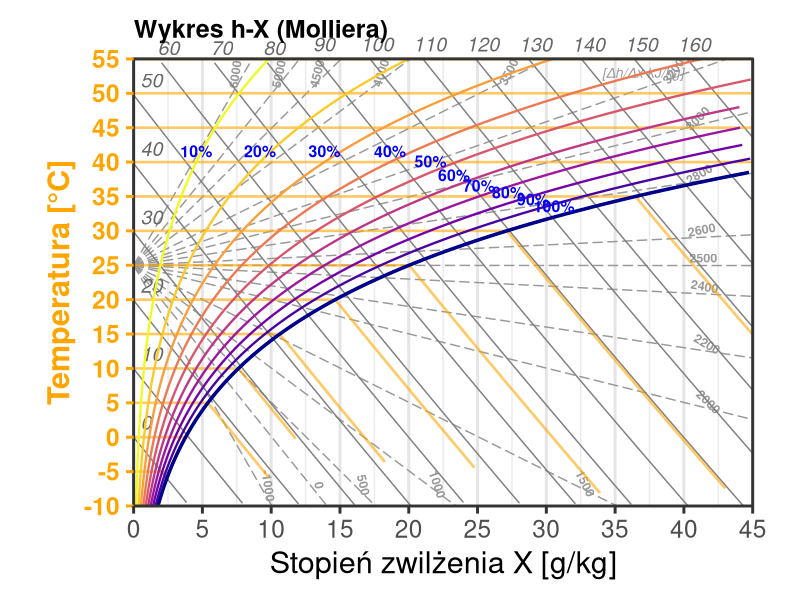
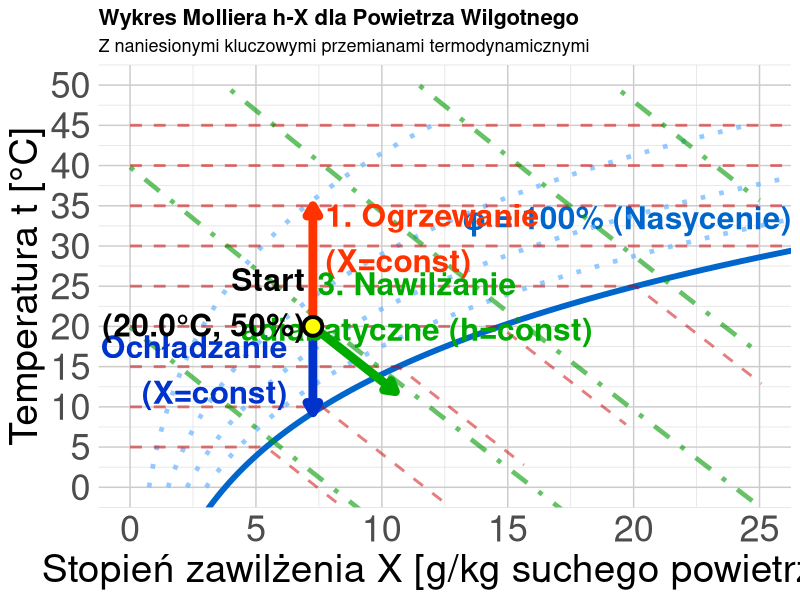

Generate these figures, in order, with R:
## ---- chunk 1
#| label: ix-diagram-all
#| echo: false
#| fig-align: center
#| fig-width: 14        # Duża szerokość "źródłowa" (w calach)
#| fig-height: 8        # Duża wysokość "źródłowa"
#| out-width: "100%"    # Rozciągnij do granic kontenera

library(ggplot2)
library(dplyr)

# --- 1. KONFIGURACJA I STAŁE ---
CONSTANTS <- list(
    p_atm = 1013.25,
    cp_dry = 1.005,
    cp_vap = 1.86,
    r_0 = 2501.0
)

# --- 2. FUNKCJE FIZYCZNE ---
get_psat <- function(t) {
    6.112 * exp((17.62 * t) / (243.12 + t))
}

get_x_from_rh <- function(t, rh, p = CONSTANTS$p_atm) {
    ps <- get_psat(t)
    pv <- rh * ps
    if (any(pv >= p)) {
        return(NA)
    }
    0.622 * pv / (p - pv)
}

get_t_from_h_x <- function(h, x_kg) {
    (h - x_kg * CONSTANTS$r_0) / (CONSTANTS$cp_dry + x_kg * CONSTANTS$cp_vap)
}

# --- 3. PRZYGOTOWANIE DANYCH ---
generate_mollier_data <- function() {
    x_max_g <- 45
    t_min <- -10
    t_max <- 55 # Górna granica wykresu

    # A. Krzywe wilgotności (RH)
    t_seq <- seq(t_min, t_max, by = 0.5)
    rh_levels <- c(0.1, 0.2, 0.3, 0.4, 0.5, 0.6, 0.7, 0.8, 0.9, 1.0)

    df_rh <- expand.grid(t = t_seq, rh = rh_levels) %>%
        mutate(
            x_kg = get_x_from_rh(t, rh),
            x_g = x_kg * 1000
        ) %>%
        filter(!is.na(x_kg), x_g <= x_max_g)

    # B. Linie Entalpii (Izentalpy)
    h_levels <- seq(0, 160, by = 10)
    x_seq_h <- seq(0, x_max_g, length.out = 200)

    df_h <- expand.grid(h_val = h_levels, x_g = x_seq_h) %>%
        mutate(
            x_kg = x_g / 1000,
            t = get_t_from_h_x(h_val, x_kg)
        ) %>%
        filter(t >= t_min, t <= t_max)

    # C. Przygotowanie etykiet entalpii
    h_labels <- df_h %>%
        group_by(h_val) %>%
        filter(x_g == max(x_g) | t == max(t)) %>%
        slice(1) %>%
        mutate(
            label_pos = ifelse(t >= t_max - 1, "top", "right")
        )

    # D. Izotermy (z załamaniem w punkcie nasycenia)
    t_iso_levels <- seq(-10, 55, by = 5)
    df_iso_list <- lapply(t_iso_levels, function(temp) {
        # 1. Punkt nasycenia
        x_sat_kg <- get_x_from_rh(temp, 1.0)
        # Jeśli NA (poza wykresem), to cała linia jest w obszarze pary przegrzanej lub mgły (teoretycznie)
        if (is.na(x_sat_kg)) x_sat_kg <- 100 # Duża wartość
        x_sat_g <- x_sat_kg * 1000

        # Segment 1: Przegrzana (poziomy)
        s1_x_max <- min(x_sat_g, x_max_g)
        seg1 <- data.frame(
            x_g = seq(0, s1_x_max, length.out = 10),
            t = temp,
            group = paste0("t", temp, "_dry")
        )

        # Jeśli saturacja jest poza wykresem, zwracamy tylko segment 1
        if (x_sat_g >= x_max_g) return(seg1)

        # Segment 2: Mgła (spadek wzdłuż izentalpy)
        # Obliczamy entalpię w punkcie nasycenia (h_sat)
        h_sat <- CONSTANTS$cp_dry * temp + x_sat_kg * (CONSTANTS$r_0 + CONSTANTS$cp_vap * temp)

        # Zakres x we mgle
        x_fog_g <- seq(x_sat_g, x_max_g, length.out = 10)
        x_fog_kg <- x_fog_g / 1000

        # Temperatura we mgle (dla h = const)
        # h = t * (cp_dry + x * cp_vap) + x * r0  => t = (h - x*r0) / (cp_dry + x*cp_vap)
        t_fog <- (h_sat - x_fog_kg * CONSTANTS$r_0) / (CONSTANTS$cp_dry + x_fog_kg * CONSTANTS$cp_vap)

        seg2 <- data.frame(
            x_g = x_fog_g,
            t = t_fog,
            group = paste0("t", temp, "_fog")
        )

        rbind(seg1, seg2)
    })
    df_iso <- do.call(rbind, df_iso_list)

    # E. Pęk Linii (Wykres tła - skala h_w) - "Biegun" w (0, 25 st. C)
    # Epsilon = (dh/dx) ~ cp * dt/dx + r0
    # Slope dt/dx_kg = (Epsilon - r0) / cp
    
    pole_x <- 0
    pole_y <- 25 # Przesunięty biegun
    
    # Lista wartości ze skrajnymi zakresami
    eps_values <- sort(unique(c(
        -1000,                      # Chłodzenie z osuszaniem
        seq(0, 1500, 500),          
        seq(2000, 3200, 200),       
        2500,                       
        seq(3500, 5000, 500),
        6000                        # Czyste ogrzewanie
    )))

    fan_list <- lapply(eps_values, function(eps) {
        slope <- (eps - CONSTANTS$r_0) / CONSTANTS$cp_dry
        
        # Równanie prostej: t - pole_y = slope * (x_kg - pole_x)
        # t = pole_y + slope * x_kg
        
        x1 <- 0; y1 <- 0; side <- "none"
        
        # 1. Sprawdzamy prawą ścianę (x = x_max)
        x_end_kg <- x_max_g / 1000
        t_at_xmax <- pole_y + slope * x_end_kg
        
        if (t_at_xmax <= t_max && t_at_xmax >= t_min) {
            # Trafia w prawą krawędź
            x1 <- x_max_g
            y1 <- t_at_xmax
            side <- "right"
        } else {
             # Trafia w górę lub dół
             if (slope > 0) {
                 # Góra (t = 55)
                 # 55 = 25 + slope * x -> x = (30)/slope
                 x_top_kg <- (t_max - pole_y) / slope
                 x1 <- x_top_kg * 1000
                 y1 <- t_max
                 side <- "top"
             } else {
                 # Dół (t = -10)
                 # -10 = 25 + slope * x -> x = (-35)/slope
                 x_bot_kg <- (t_min - pole_y) / slope
                 # Dodać zabezpieczenie przed x ujemnym (dla bardzo stromych)
                 # Ale tu x rośnie w prawo, więc ok dla slope < 0
                 x1 <- x_bot_kg * 1000
                 y1 <- t_min
                 side <- "bottom"
             }
        }
        
        # Ograniczanie do zakresu wykresu (na wypadek błędów numerycznych)
        if(x1 > x_max_g) x1 <- x_max_g
        # Dla bardzo pionowych linii (skrajnych)
        if(x1 < 0) x1 <- 0 # nie powinno wystąpić dla slope != Inf
        
        # Obliczamy kąt rotacji
        # Vis slope = 2 * dy/dx
        # dy = y1 - pole_y !!!
        # dx = x1 - pole_x
        vis_slope <- 2 * ((y1 - pole_y) / (x1 - pole_x))
        angle <- atan(vis_slope) * 180 / pi
        
        # Pozycjonowanie etykiety
        factor <- 0.92
        lab_x <- pole_x + (x1 - pole_x) * factor
        lab_y <- pole_y + (y1 - pole_y) * factor
        
        data.frame(x0=pole_x, y0=pole_y, x1=x1, y1=y1, eps=eps, side=side, lab_x=lab_x, lab_y=lab_y, angle=angle)
    })
    df_fan <- do.call(rbind, fan_list)

    list(rh = df_rh, h_lines = df_h, h_labels = h_labels, isotherms = df_iso, fan = df_fan)
}

data <- generate_mollier_data()

# --- 4. RYSOWANIE ---

p <- ggplot() +

    # 0. TŁO - PĘK LINII (Skala Randa) dla epsilon
    geom_segment(
        data = data$fan,
        aes(x = x0, y = y0, xend = x1, yend = y1),
        color = "gray60", size = 0.5, linetype = "longdash"
    ) +
    geom_text(
        data = data$fan,
        aes(x = lab_x, y = lab_y, label = eps, angle = angle), 
        hjust = 0.5, vjust = -0.3,
        size = 3.2, color = "gray60", fontface = "bold"
    ) +
    # Opis jednostki skali Randa
    annotate("text", x = 40, y = 53, label = "[\u0394h/\u0394x kJ/kg]", color = "gray60", size=3.5, fontface="italic", hjust=1) +

    # 1. LINIE ENTALPII
    geom_line(
        data = data$h_lines, aes(x = x_g, y = t, group = h_val),
        color = "gray50", size = 0.5
    ) +

    # Etykiety Entalpii (Inteligentne pozycjonowanie)
    geom_text(
        data = data$h_labels,
        aes(x = x_g, y = t, label = h_val, hjust = ifelse(label_pos == "top", 0.5, 0)),
        vjust = -0.5, # Lekko w górę
        nudge_x = 0.5, # Lekko w prawo dla tych z boku
        size = 5, color = "gray40", fontface = "italic"
    ) +

    # 2. IZOTERMY (Custom Grid)
    geom_line(
        data = data$isotherms,
        aes(x = x_g, y = t, group = group),
        color = "orange", size = 0.9, linetype = "solid", alpha = 0.6
    ) +

    # 3. KRZYWE WILGOTNOŚCI
    geom_line(
        data = data$rh, aes(x = x_g, y = t, group = rh, color = factor(rh)),
        size = 0.8
    ) +
    geom_line(
        data = data$rh %>% filter(rh == 1.0),
        aes(x = x_g, y = t), color = "darkblue", size = 1.2
    ) +

    # Etykiety RH (ZMNIEJSZONE do 4)
    geom_text(
        data = data$rh %>% filter(t > 25) %>% group_by(rh) %>% slice(round(n() / 2)),
        aes(x = x_g, y = t, label = paste0(rh * 100, "%")),
        color = "blue", size = 4, fontface = "bold", vjust = -0.4,
        bg = "white"
    ) +

    # 4. STYL I KOLORY
    scale_color_viridis_d(option = "C", direction = -1) +
    scale_x_continuous(expand = c(0, 0), limits = c(0, 45), breaks = seq(0, 45, 5)) +
    scale_y_continuous(expand = c(0, 0), limits = c(-10, 55), breaks = seq(-10, 55, 5)) +
    labs(
        title = "Wykres h-X (Molliera)",
        subtitle = NULL, # Usunąłem podtytuł, by zyskać miejsce
        x = "Stopień zwilżenia X [g/kg]",
        y = "Temperatura [°C]"
    ) +
    theme_bw(base_size = 22) + # Duża czcionka bazowa

    theme(
        # Marginesy: Góra, Prawa, Dół, Lewa (Zmniejszone, bo etykiety są wewnątrz)
        plot.margin = margin(t = 0.5, r = 0.5, b = 0.5, l = 0.5, "cm"),

        # Izotermy (Custom) i Oś Y (Pomarańczowe)
        panel.grid.major.y = element_blank(), # Wyłączamy standardową siatkę Y, bo mamy własne izotermy
        panel.grid.minor.y = element_blank(),
        panel.grid.major.x = element_line(color = "gray90"),
        axis.text.y = element_text(color = "orange", face = "bold"),
        axis.title.y = element_text(color = "orange", face = "bold"),
        axis.ticks.y = element_line(color = "orange"),

        # Tytuł
        plot.title = element_text(size = 18, face = "bold"),
        legend.position = "none"
    ) +

    # Clip = "off" pozwala pisać po marginesach
    coord_fixed(ratio = 0.5, clip = "off")

print(p)
## ---- chunk 2
#| label: ix-diagram-advanced
#| echo: false
#| fig-align: center
#| fig-width: 14        # Duża szerokość "źródłowa" (w calach)
#| fig-height: 8        # Duża wysokość "źródłowa"
#| out-width: "100%"    # Rozciągnij do granic kontenera

library(ggplot2)

# ===== FUNKCJE POMOCNICZE (fizyka powietrza wilgotnego) =====

# Ciśnienie nasycenia pary wodnej (Magnus formula)
p_sat <- function(t) {
    # t w °C, wynik w kPa
    0.61121 * exp((18.678 - t / 234.5) * (t / (257.14 + t)))
}

# Stopień zawilżenia dla danej temp i wilgotności względnej
x_calc <- function(t, phi, p_atm = 101.325) {
    # phi w %, p_atm w kPa
    p_p <- (phi / 100) * p_sat(t)
    622 * p_p / (p_atm - p_p) # g/kg
}

# Entalpia właściwa [kJ/kg] (h = cp*t + x*(r0 + cpv*t))
h_calc <- function(t, x) {
    1.005 * t + (x / 1000) * (2501 + 1.86 * t)
}

# ===== GENEROWANIE SIATKI WYKRESU =====

# Krzywa nasycenia (phi = 100%)
t_range <- seq(-5, 50, 0.5)
x_sat <- sapply(t_range, function(t) x_calc(t, 100))
df_sat <- data.frame(t = t_range, x = x_sat)
df_sat <- df_sat[df_sat$x < 30, ]

# Linie stałej wilgotności względnej (phi = const)
phi_levels <- c(20, 40, 60, 80)
df_phi <- do.call(rbind, lapply(phi_levels, function(phi) {
    t_vals <- seq(0, 45, 1)
    x_vals <- sapply(t_vals, function(t) x_calc(t, phi))
    data.frame(t = t_vals, x = x_vals, phi = phi)
}))
df_phi <- df_phi[df_phi$x < 30 & df_phi$x > 0, ]

# Izotermy (t = const) - z załamaniem na linii saturacji
temp_levels <- seq(5, 45, 5)
df_iso_t <- do.call(rbind, lapply(temp_levels, function(temp) {
    # Punkt saturacji dla danej temperatury
    x_sat <- x_calc(temp, 100)

    # Segment 1: Obszar pary przegrzanej (poziomy, od x=0 do x_sat)
    segment1 <- data.frame(
        t = temp,
        x = seq(0, x_sat, length.out = 30),
        temp_label = temp,
        segment = "przegrzana"
    )

    # Segment 2: Obszar mgły (izotermy równoległe do izentalp)
    # W obszarze mgły na wykresie h-X izotermy biegną niemal równolegle do izentalp.
    # Obliczamy "entalpię nasycenia" w punkcie załamania, używając tych samych współczynników co przy rysowaniu izentalp.
    h_sat_approx <- 1.005 * temp + x_sat * (2.5 + 0.00186 * temp)

    x_max_fog <- min(x_sat + 5, 30) # Zasięg we mgle
    x_fog <- seq(x_sat, x_max_fog, length.out = 20)

    # Wyznaczamy przebieg temperatury dla stałej entalpii (pseudo-izoterma we mgle)
    t_fog <- (h_sat_approx - 2.5 * x_fog) / (1.005 + 0.00186 * x_fog)

    segment2 <- data.frame(
        t = t_fog,
        x = x_fog,
        temp_label = temp,
        segment = "mgla"
    )

    rbind(segment1, segment2)
}))

# Izentalpy (h = const)
h_levels <- seq(20, 100, 20)
df_isenth <- do.call(rbind, lapply(h_levels, function(h_val) {
    # Dla danej entalpii h, mamy: t = (h - 2.5*x) / (1 + 0.00186*x) (przybliżenie)
    x_vals <- seq(0, 25, 0.5)
    t_vals <- (h_val - 2.5 * x_vals) / (1.005 + 0.00186 * x_vals)
    df_temp <- data.frame(t = t_vals, x = x_vals, h = h_val)
    # Ogranicz do obszaru fizycznego
    df_temp <- df_temp[df_temp$t >= -10 & df_temp$t <= 50 & df_temp$x >= 0 & df_temp$x <= 25, ]
    df_temp
}))

# ===== PRZEMIANY CHARAKTERYSTYCZNE =====

# Punkt początkowy: t0=20°C, phi0=50%
t0 <- 20
phi0 <- 50
x0 <- x_calc(t0, phi0)
h0 <- h_calc(t0, x0)

# 1. OGRZEWANIE (X=const, w górę)
t1_heat <- 35 # Ogrzanie do 35°C
x1_heat <- x0 # X stałe!
h1_heat <- h_calc(t1_heat, x1_heat)
heating <- data.frame(
    t = seq(t0, t1_heat, length.out = 20),
    x = x0
)

# 2. OCHŁADZANIE (X=const, w dół do punktu rosy)
# Punkt rosy: temp przy której phi=100% dla danego X
t_dew <- uniroot(function(t) x_calc(t, 100) - x0, interval = c(-10, t0))$root
cooling <- data.frame(
    t = seq(t0, t_dew, length.out = 20),
    x = x0
)

# 3. NAWILŻANIE ADIABATYCZNE (h=const, ukośnie w dół-prawo)
# Dla h=const: nawilżamy wodą, temp spada, x rośnie
x_humid_max <- min(x0 + 6, x_calc(15, 99)) # Kończymy przy niższej temp
df_humid_temp <- data.frame(x = seq(x0, x_humid_max, length.out = 30))
df_humid_temp$t <- (h0 - 2.5 * df_humid_temp$x) / (1.005 + 0.00186 * df_humid_temp$x)
humidification <- df_humid_temp[df_humid_temp$t >= 10, ]

# ===== WYKRES =====
ggplot() +
    # Krzywa nasycenia
    geom_line(data = df_sat, aes(x = x, y = t), color = "#0066cc", linewidth = 2) +
    annotate("text",
        x = max(df_sat$x) - 10, y = max(df_sat$t) + 2,
        label = "φ = 100% (Nasycenie)", color = "#0066cc", fontface = "bold", size = 8
    ) +

    # Linie stałej wilgotności względnej
    geom_line(
        data = df_phi, aes(x = x, y = t, group = phi),
        color = "#66b3ff", linetype = "dotted", linewidth = 1.6, alpha = 0.7
    ) +

    # Izotermy
    geom_line(
        data = df_iso_t, aes(x = x, y = t, group = temp_label),
        color = "#cc0000", linetype = "dashed", linewidth = 1.0, alpha = 0.5
    ) +

    # Izentalpy
    geom_line(
        data = df_isenth, aes(x = x, y = t, group = h),
        color = "#009900", linetype = "dotdash", linewidth = 1.6, alpha = 0.6
    ) +

    # === PRZEMIANY ===

    # Ogrzewanie (czerwona strzałka w górę)
    geom_path(
        data = heating, aes(x = x, y = t),
        color = "#ff3300", linewidth = 3, arrow = arrow(length = unit(0.3, "cm"), type = "closed")
    ) +
    annotate("text",
        x = x0 + .5, y = (t0 + t1_heat * 1.2) / 2,
        label = "1. Ogrzewanie\n(X=const)", color = "#ff3300", fontface = "bold", size = 8, hjust = 0
    ) +

    # Ochładzanie (niebieska strzałka w dół)
    geom_path(
        data = cooling, aes(x = x, y = t),
        color = "#0033cc", linewidth = 3, arrow = arrow(length = unit(0.3, "cm"), type = "closed")
    ) +
    annotate("text",
        x = x0 - 1, y = (t0 + t_dew) / 2,
        label = "2. Ochładzanie\n(X=const)", color = "#0033cc", fontface = "bold", size = 8, hjust = 1
    ) +

    # Nawilżanie adiabatyczne (zielona strzałka ukośna)
    geom_path(
        data = humidification, aes(x = x, y = t),
        color = "#00aa00", linewidth = 3, arrow = arrow(length = unit(0.3, "cm"), type = "closed")
    ) +
    annotate("text",
        x = (x0 + x_humid_max + 1) / 2 + 2, y = humidification$t[10] + 5,
        label = "3. Nawilżanie\nadiabatyczne (h=const)", color = "#00aa00", fontface = "bold", size = 8
    ) +

    # Punkt początkowy
    geom_point(aes(x = x0, y = t0), size = 5, color = "black", shape = 21, fill = "yellow", stroke = 2) +
    annotate("text",
        x = x0 - .3, y = t0 + 3, label = sprintf("Start\n(%.1f°C, %.0f%%)", t0, phi0),
        fontface = "bold", size = 8, hjust = 1
    ) +

    # Opisy
    labs(
        title = "Wykres Molliera h-X dla Powietrza Wilgotnego",
        subtitle = "Z naniesionymi kluczowymi przemianami termodynamicznymi",
        x = "Stopień zawilżenia X [g/kg suchego powietrza]",
        y = "Temperatura t [°C]"
    ) +
    theme_minimal(base_size = 13) +
    theme(
        plot.title = element_text(face = "bold", size = 16),
        axis.text = element_text(size = 26), # 2x większe etykiety osi (było 13)
        axis.title = element_text(size = 28), # 2x większe tytuły osi
        panel.grid.minor = element_line(color = "gray90", linewidth = 0.3),
        panel.grid.major = element_line(color = "gray80", linewidth = 0.5)
    ) +
    coord_cartesian(xlim = c(0, 25), ylim = c(0, 50)) +
    scale_x_continuous(breaks = seq(0, 25, 5)) +
    scale_y_continuous(breaks = seq(0, 50, 5))
